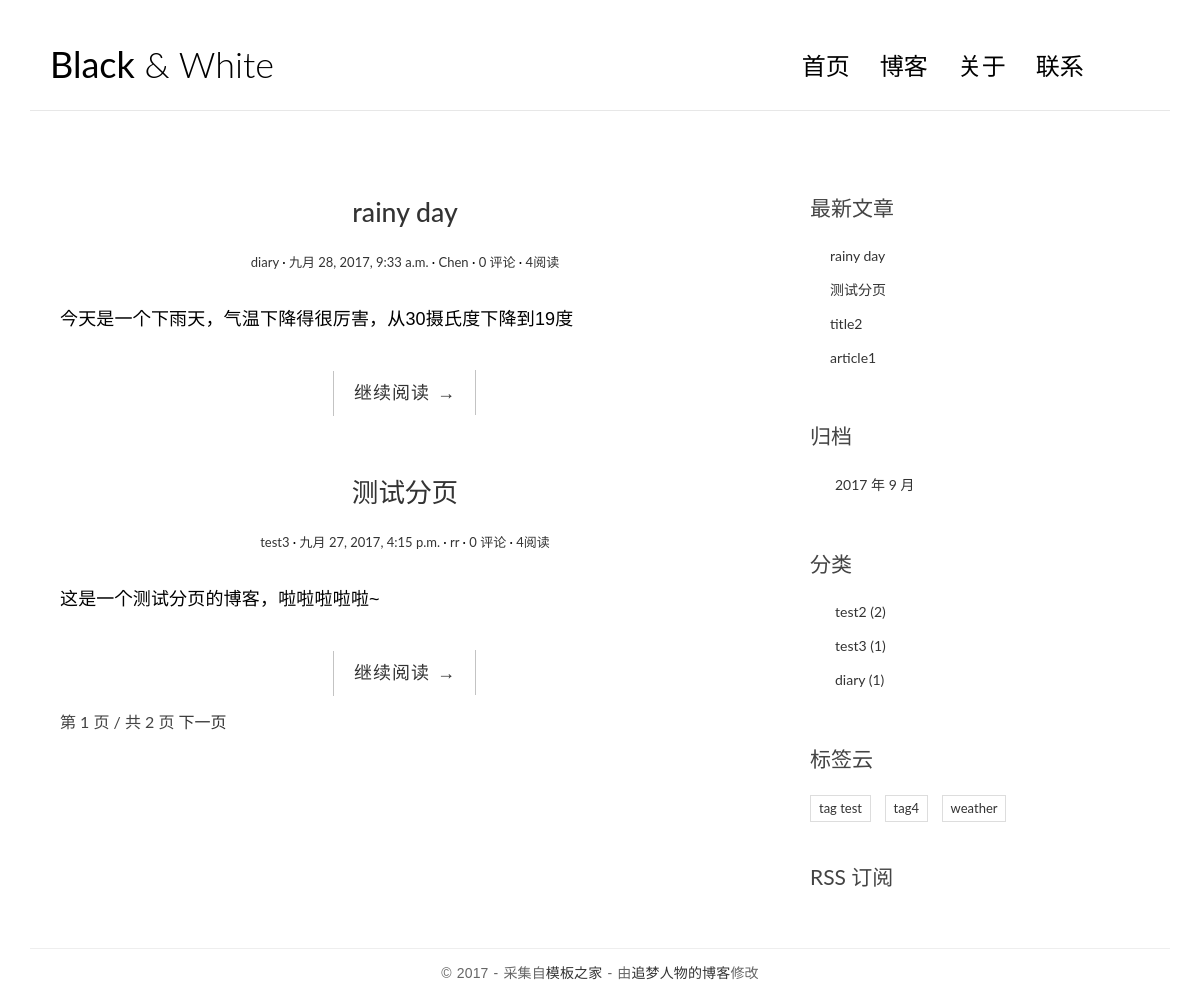
Screenshot of /blog/ with the database file from the repository.
### blog/models.py (models this page shows, shortened)
@python_2_unicode_compatible
class Post(models.Model):
    views = models.PositiveIntegerField(default=0)
    title = models.CharField(max_length=70)
    body = models.TextField()
    created_time = models.DateTimeField()
    modified_time = models.DateTimeField()
    excerpt = models.CharField(max_length=200, blank=True)
    category = models.ForeignKey(Category)
    tags = models.ManyToManyField(Tag, blank=True)
    author = models.ForeignKey(User)
    def get_absolute_url(self):
        return reverse('blog:detail', kwargs={'pk': self.pk})
    class Meta:
        ordering = ['-created_time']

class Category(models.Model):
    name = models.CharField(max_length=100)

class Tag(models.Model):
    name = models.CharField(max_length=100)

### blog/views.py (the view)
class IndexView(ListView):
    model = Post
    template_name = 'blog/index.html'
    context_object_name = 'post_list'
    paginate_by = 2

### blog/templatetags/blog_tags.py (called while the page is built)
@register.simple_tag
def get_recent_posts(num=5):
    return Post.objects.all().order_by('-created_time')[:num]

@register.simple_tag
def archives():
    return Post.objects.dates('created_time', 'month', order='DESC')

@register.simple_tag
def get_categories():
    return Category.objects.annotate(num_posts=Count('post')).filter(num_posts__gt=0)

@register.simple_tag
def get_tags():
    return Tag.objects.annotate(num_posts=Count('post')).filter(num_posts__gt=0)

### templates/blog/index.html (shortened to what this page needs)
﻿{% extends 'base.html' %}
{% block main %}
    {% for post in post_list %}
        <article class="post post-1">
          <header class="entry-header">
                        <h1 class="entry-title">
                            <a href="{{ post.get_absolute_url }}">{{ post.title }}</a>
                        </h1>
                        <div class="entry-meta">
                            <span class="post-category"><a href="#">{{ post.category.name }}</a></span>
                            <span class="post-date"><a href="#"><time class="entry-date"
                                                                      datetime="{{ post.created_time }}">{{ post.created_time }}</time></a></span>
                            <span class="post-author"><a href="#">{{ post.author }}</a></span>
                            <span class="comments-link"><a href="#">{{ post.comment_set.count }} 评论</a></span>
                            <span class="views-count"><a href="#">{{ post.views }}阅读</a></span>
                        </div>
                    </header>
                    <div class="entry-content clearfix">
                        <p>{{ post.excerpt }}</p>
                        <div class="read-more cl-effect-14">
                            <a href="{{ post.get_absolute_url }}" class="more-link">继续阅读 <span class="meta-nav">→</span></a>
                        </div>
                    </div>
        </article>
    {% empty %}
        <div class="no-post">暂时还没有发布的文章！</div>
    {% endfor %}
{% if is_paginated %}
<div class="pagination-simple">
  <span class="current">第 {{ page_obj.number }} 页 / 共 {{ paginator.num_pages }} 页</span>
  {% if page_obj.has_next %}
    <a href="?page={{ page_obj.next_page_number }}">下一页</a>
  {% endif %}
</div>
{% endif %}
{% endblock main %}

### templates/base.html (shortened to what this page needs)
{% load staticfiles %}
{% load blog_tags %}
<!DOCTYPE html>
<html>
<head>
    <link rel="stylesheet" href="http://code.ionicframework.com/ionicons/2.0.1/css/ionicons.min.css">
	<link rel="stylesheet" href="{% static 'blog/css/bootstrap.min.css' %}">
    <link rel="stylesheet" href="{% static 'blog/css/pace.css' %}">
    <link rel="stylesheet" href="{% static 'blog/css/custom.css' %}">
    <link rel="stylesheet" href="{% static 'blog/css/highlights/github.css' %}">
</head>
<body>
<div class="container">
    <header id="site-header">
        <div class="row">
            <div class="col-md-4 col-sm-5 col-xs-8">
                <div class="logo">
                    <h1><a href="{% url 'blog:index' %}"><b>Black</b> &amp; White</a></h1>
                </div>
            </div>
            <div class="col-md-8 col-sm-7 col-xs-4">
                <nav class="main-nav" role="navigation">
                    <div class="collapse navbar-collapse" id="bs-example-navbar-collapse-1">
                        <ul class="nav navbar-nav navbar-right">
                            <li class="cl-effect-11"><a href="{% url 'blog:index' %}" data-hover="首页">首页</a></li>
                            <li class="cl-effect-11"><a href="full-width.html" data-hover="博客">博客</a></li>
                            <li class="cl-effect-11"><a href="about.html" data-hover="关于">关于</a></li>
                            <li class="cl-effect-11"><a href="contact.html" data-hover="联系">联系</a></li>
                        </ul>
                    </div>
                </nav>
            </div>
        </div>
    </header>
</div>
<div class="content-body">
    <div class="container">
        <div class="row">
            <main class="col-md-8">
            	{% block main %}
    			{% endblock main %}
            </main>
            <aside class="col-md-4">
<div class="widget widget-recent-posts">
  <h3 class="widget-title">最新文章</h3>
  {% get_recent_posts as recent_post_list %}
  <ul>
    {% for post in recent_post_list %}
    <li>
      <a href="{{ post.get_absolute_url }}">{{ post.title }}</a>
    </li>
    {% empty %}
    暂无文章！
    {% endfor %}
  </ul>
</div>
<div class="widget widget-archives">
  <h3 class="widget-title">归档</h3>
  {% archives as date_list %}
  <ul>
    {% for date in date_list %}
    <li>
      <a href="{% url 'blog:archives' date.year date.month %}">{{ date.year }} 年 {{ date.month }} 月</a>
    </li>
    {% empty %}
    暂无归档！
    {% endfor %}
  </ul>
</div>
<div class="widget widget-category">
  <h3 class="widget-title">分类</h3>
  {% get_categories as category_list %}
  <ul>
    {% for category in category_list %}
    <li>
      <a href="{% url 'blog:category' category.pk %}">{{ category.name }} <span class="post-count">({{ category.num_posts }})</span></a>
    </li>
    {% empty %}
    暂无分类！
    {% endfor %}
  </ul>
</div>
<div class="widget widget-tag-cloud">
  <h3 class="widget-title">标签云</h3>
  {% get_tags as tag_list %}
  <ul>
    {% for tag in tag_list %}
    <li>
      <a href="{% url 'blog:tag' tag.pk %}">{{ tag.name }}</a>
    </li>
    {% empty %}
    暂无标签！
    {% endfor %}
  </ul>
</div>
<div class="rss">
  <a href="{% url 'rss' %}"> RSS 订阅</a>
</div>
            </aside>
        </div>
    </div>
</div>
<footer id="site-footer">
    <div class="container">
        <div class="row">
            <div class="col-md-12">
                <p class="copyright">&copy 2017 - 采集自<a href="http://www.cssmoban.com/"
                                                        target="_blank" title="模板之家">模板之家</a>
                    - 由<a href="http://zmrenwu.com/" title="网页模板" target="_blank">追梦人物的博客</a>修改
                </p>
            </div>
        </div>
    </div>
</footer>
</body>
</html>

### blog/static/blog/css/custom.css (style rules this page uses)
* { outline: none; }
h1, h2, h3, h4, h5, h6 { margin-top: 0; }
b { font-weight: 400; }
a { color: #333; }
body { color: #444; font-family: 'Lato', sans-serif; }
p { font-family: 'Ubuntu', sans-serif; font-weight: 400; word-spacing: 1px; letter-spacing: 0.01em; }
#site-header { background-color: #FFF; padding: 25px 20px; margin-bottom: 40px; border-bottom: 1px solid #e7e7e7; }
.logo h1 a { color: #000; }
.logo h1 { margin: 0; font-family: 'Lato', sans-serif; font-weight: 300; }
.main-nav { margin-top: 11px; max-width: 95%; }
.main-nav a { color: #000000 !important; padding: 0 0 5px 0 !important; margin-right: 30px; font-family: 'Lato', sans-serif; font-weight: 300; font-size: 24px; }
.cl-effect-11 a { padding: 10px 0; color: #0972b4; text-shadow: none; }
.cl-effect-11 a::before { position: absolute; top: 0; left: 0; overflow: hidden; padding: 0 0 5px 0 !important; max-width: 0; border-bottom: 1px solid #000; color: #000; content: attr(data-hover); white-space: nowrap; -webkit-transition: max-width 0.5s; -moz-transition: max-width 0.5s; transition: max-width 0.5s; }
.content-body { padding-bottom: 4em; }
.post { background: #fff; padding: 30px 30px 0; }
.entry-title { text-align: center; font-size: 1.9em; margin-bottom: 20px; line-height: 1.6; padding: 10px 20px 0; }
.entry-meta { text-align: center; color: #DDDDDD; font-size: 13px; margin-bottom: 30px; }
.entry-content { font-size: 18px; line-height: 1.9; font-weight: 300; color: #000; }
.post-category::after, .post-date::after, .post-author::after, .comments-link::after { content: ' ·'; color: #000; }
.read-more { font-family: 'Ubuntu', sans-serif; font-weight: 400; word-spacing: 1px; letter-spacing: 0.01em; text-align: center; margin-top: 20px; }
.cl-effect-14 a { padding: 0 20px; height: 45px; line-height: 45px; position: relative; display: inline-block; margin: 15px 25px; letter-spacing: 1px; font-weight: 400; text-shadow: 0 0 1px rgba(255, 255, 255, 0.3); }
.cl-effect-14 a::before, .cl-effect-14 a::after { position: absolute; width: 45px; height: 1px; background: #C3C3C3; content: ''; -webkit-transition: all 0.3s; -moz-transition: all 0.3s; transition: all 0.3s; pointer-events: none; }
.cl-effect-14 a::before { top: 0; left: 0; -webkit-transform: rotate(90deg); -moz-transform: rotate(90deg); transform: rotate(90deg); -webkit-transform-origin: 0 0; -moz-transform-origin: 0 0; transform-origin: 0 0; }
.cl-effect-14 a::after { right: 0; bottom: 0; -webkit-transform: rotate(90deg); -moz-transform: rotate(90deg); transform: rotate(90deg); -webkit-transform-origin: 100% 0; -moz-transform-origin: 100% 0; transform-origin: 100% 0; }
.widget { background: #fff; padding: 30px 0 0; }
.widget-title { font-size: 1.5em; margin-bottom: 20px; line-height: 1.6; padding: 10px 0 0; font-weight: 400; }
.widget-recent-posts ul { padding: 0; margin: 0; padding-left: 20px; }
.widget-recent-posts ul li { list-style-type: none; position: relative; line-height: 170%; margin-bottom: 10px; }
.widget-recent-posts ul li::before { content: '\f3d3'; font-family: "Ionicons"; position: absolute; left: -17px; top: 3px; font-size: 16px; color: #000; }
.widget-archives ul { padding: 0; margin: 0; padding-left: 25px; }
.widget-archives ul li { list-style-type: none; position: relative; line-height: 170%; margin-bottom: 10px; }
.widget-archives ul li::before { content: '\f3f3'; font-family: "Ionicons"; position: absolute; left: -25px; top: 1px; font-size: 16px; color: #000; }
.widget-category ul { padding: 0; margin: 0; padding-left: 25px; }
.widget-category ul li { list-style-type: none; position: relative; line-height: 170%; margin-bottom: 10px; }
.widget-category ul li::before { content: '\f3fe'; font-family: "Ionicons"; position: absolute; left: -25px; top: 1px; font-size: 18px; color: #000; }
.widget-tag-cloud ul { padding: 0; margin: 0; margin-right: -10px; }
.widget-tag-cloud ul li { list-style-type: none; font-size: 13px; display: inline-block; margin-right: 10px; margin-bottom: 10px; padding: 3px 8px; border: 1px solid #ddd; }
.rss { font-size: 21px; margin-top: 30px; }
.rss a { color: #444; }
#site-footer { padding-top: 10px; padding: 0 0 1.5em 0; }
.copyright { text-align: center; padding-top: 1em; margin: 0; border-top: 1px solid #eee; color: #666; }
.pagination-simple { padding-left: 30px; font-size: 16px; }

### rows the page displays
Post: title "rainy day", category.name "diary", created_time "九月 28, 2017, 9:33 a.m.", author "Chen", comment_set.count "0", views "4", excerpt "今天是一个下雨天，气温下降得很厉害，从30摄氏度下降到19度"
Post: title "测试分页", category.name "test3", created_time "九月 27, 2017, 4:15 p.m.", author "rr", comment_set.count "0", views "4", excerpt "这是一个测试分页的博客，啦啦啦啦啦~"
Post: title "title2"
Post: title "article1"
Category: name "test2", num_posts "2"
Category: name "test3", num_posts "1"
Category: name "diary", num_posts "1"
Tag: name "tag test"
Tag: name "tag4"
Tag: name "weather"

### other values shown
{{ page_obj.number }} "1"
{{ paginator.num_pages }} "2"
{{ date.year }} "2017"
{{ date.month }} "9"
